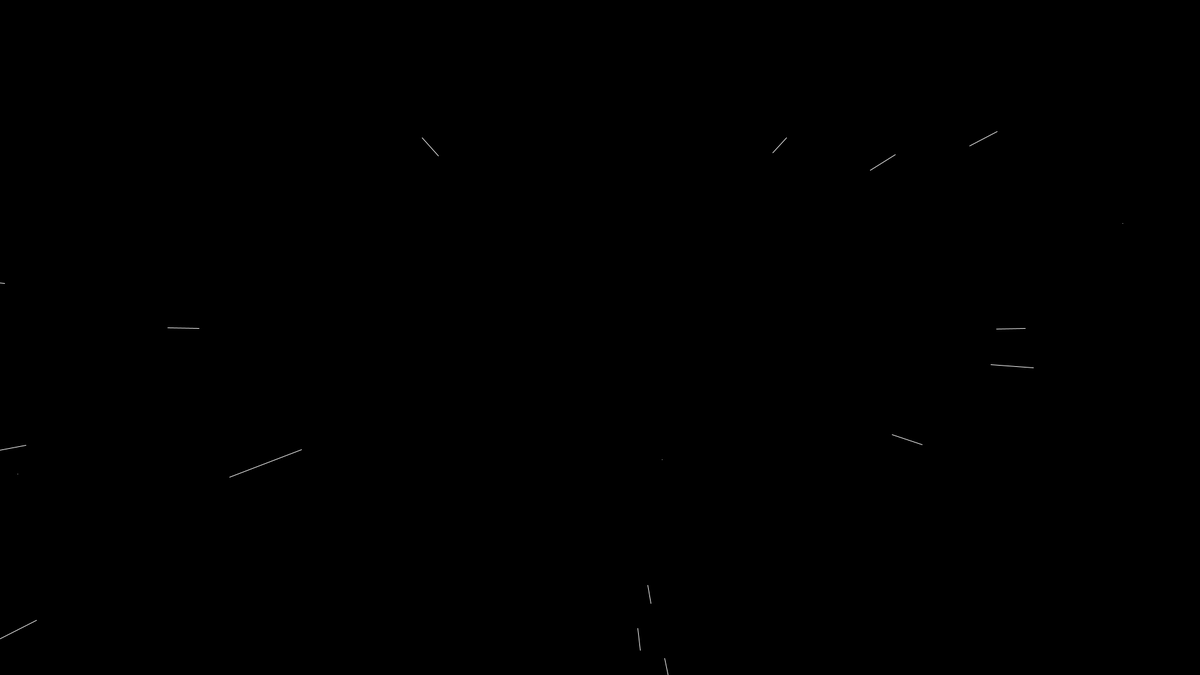
Frame 1 (no input)
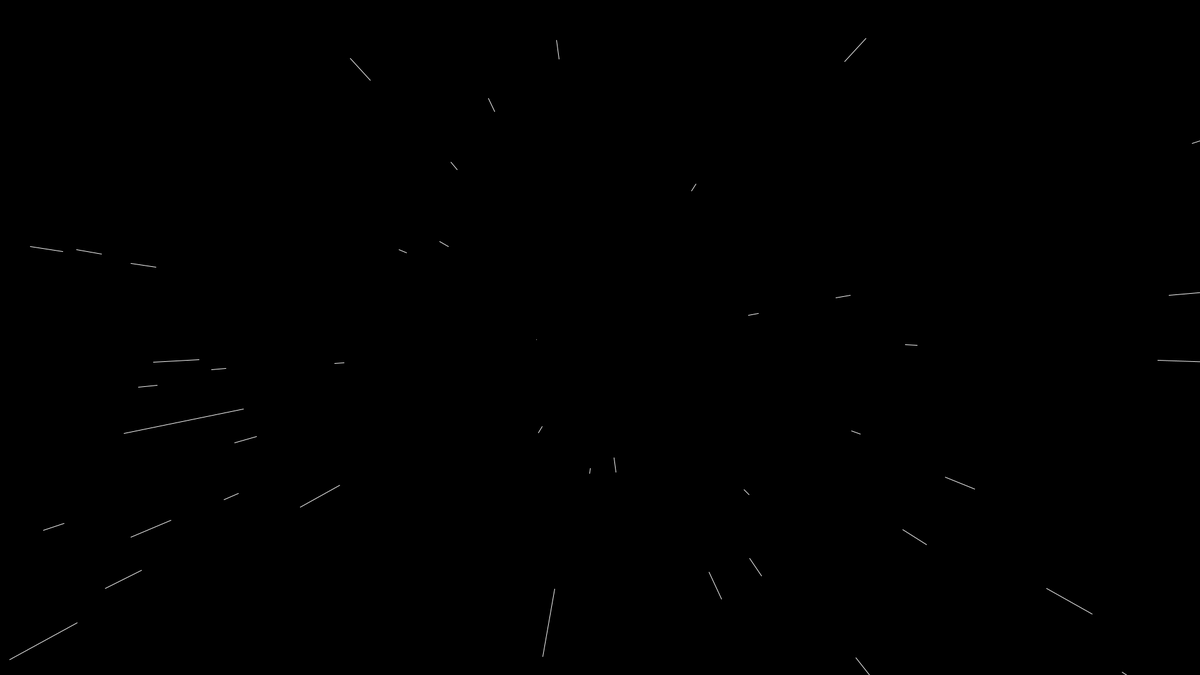
Frame 60 (the mouse pressed at the canvas centre just before this capture)
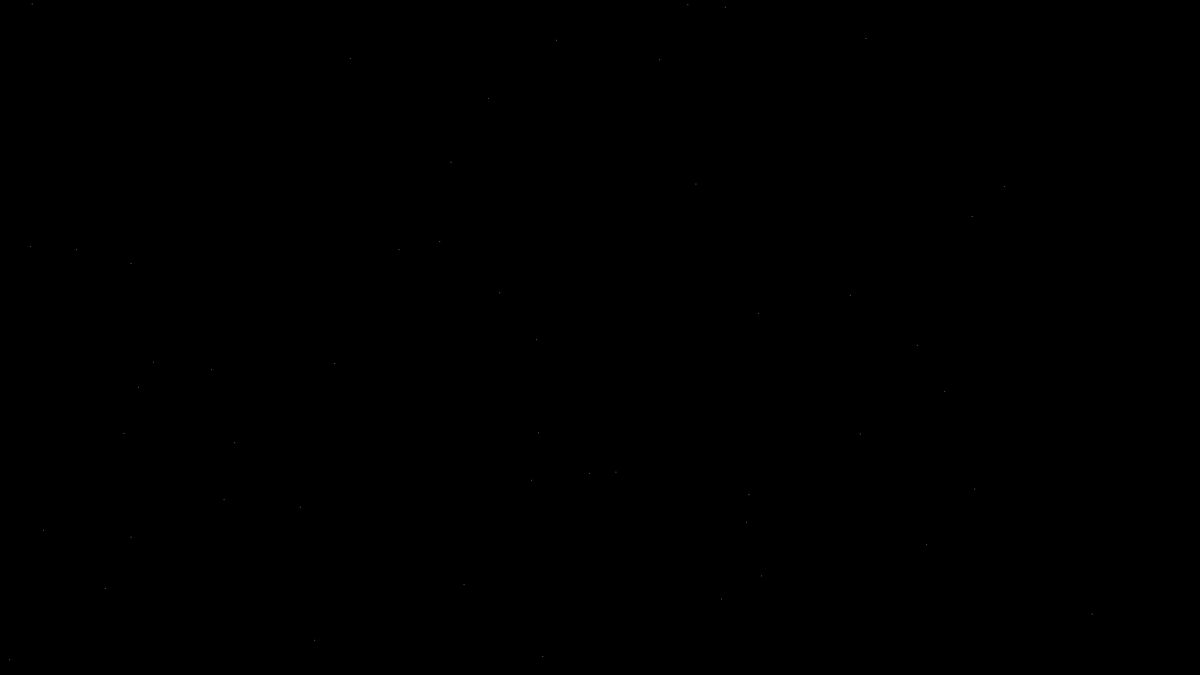
Frame 120 (the mouse held since frame 60 and released just before this capture)

The Processing sketch that drew these frames (run headless with seeded random() and noise(); from frame 60 on, the mouse is pressed at the canvas centre):

// Processing sketch: StarField
// ── StarField.pde
/*
Taken from https://github.com/CodingTrain/website/blob/master/CodingChallenges/CC_001_StarField/Processing/CC_001_StarField/Star.pde
 https://youtu.be/17WoOqgXsRM
 But star move depending on the distance from the center now.
 And Stars are added gradually (to avoid respawning stars in waves) 
 */

int starsNumber = 1500;
Star[] stars = new Star[starsNumber];


float speed;
float starsOffset;

void setup() {
  size(1920, 1080);
  starsOffset = starsNumber * 0.95;

  for (int i = 0; i < stars.length; i++) {
    stars[i] = new Star();
  }
}

void draw() {
  float offset = abs(mouseX - width/2) + abs(mouseY - height/2);
  speed = map(offset, 0, width, 0, 80);
  background(0);
  translate(width/2, height/2);
  for (int i = 0; i < stars.length - starsOffset; i++) {
    stars[i].update();
    stars[i].show();
  }
  if (starsOffset > 0) {
    starsOffset -= 1;
  }
}

// ── Star.pde
class Star {
  float x;
  float y;
  float z;
  
  float pz;

  
  public Star() {
    x = random(-width/2, width/2);
    y = random(-height/2, height/2);
    z = random(width/2);
    pz = z;
  }
  
  void update() {
    z = z - speed;
    
    if (z < 1) {
      z = width;
      x = random(-width/2, width/2);
      y = random(-height/2, height/2);
      pz = z;
    }
  }
  
  void show() {
    fill(255);
    noStroke();
    
    float sx = map( x/z, 0, 1, 0, width);
    float sy = map( y/z, 0, 1, 0, height);
    
    float r = map(z, 0, width, 16, 0);
    
    //ellipse(sx, sy, r, r);
    
    float px = map( x/pz, 0, 1, 0, width);
    float py = map( y/pz, 0, 1, 0, height);
    
    
    
    pz = z;
    stroke(255);
    line(px, py, sx, sy);
    
  }
  
}
